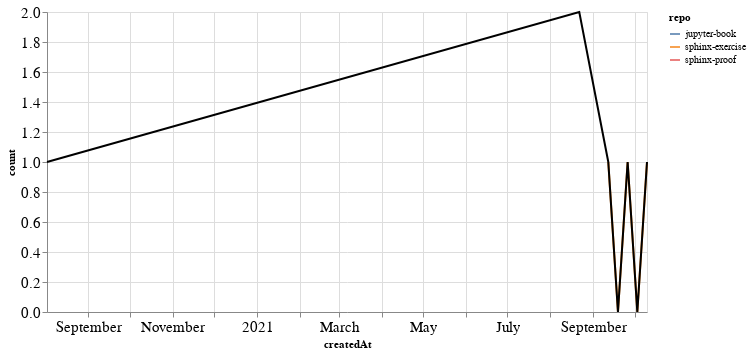

Notebook source saved alongside this figure:
### Markdown cell above
### PRs

### Code cell
prs_time = prs.groupby('repo').resample('W', on='createdAt').count()['author'].reset_index()
prs_time = prs_time.rename(columns={'author': 'count'})
prs_time_total = prs_time.groupby('createdAt').agg({"count": "sum"}).reset_index()

ch1 = alt.Chart(prs_time, width=600).mark_line().encode(
    x='createdAt',
    y='count',
    color='repo',
    tooltip="repo"
)

ch2 = alt.Chart(prs_time_total, width=600).mark_line(color="black").encode(
    x='createdAt',
    y='count',
)

ch1 + ch2

### Figure 1 — Vega-Lite specification as saved in the notebook (floating-point values rounded to 4 significant figures)
{"config": {"axisLeft": {"labelFontSize": 15}, "axisBottom": {"labelFontSize": 15}}, "layer": [{"data": {"name": "data-ac52694a52da050551d4b8e864e12225"}, "mark": "line", "encoding": {"color": {"type": "nominal", "field": "repo"}, "tooltip": {"type": "nominal", "field": "repo"}, "x": {"type": "temporal", "field": "createdAt"}, "y": {"type": "quantitative", "field": "count"}}, "width": 600}, {"data": {"name": "data-4f446ee94a9cdfb7815fa4d84727a151"}, "mark": {"type": "line", "color": "black"}, "encoding": {"x": {"type": "temporal", "field": "createdAt"}, "y": {"type": "quantitative", "field": "count"}}, "width": 600}], "$schema": "https://vega.github.io/schema/vega-lite/v4.8.1.json", "datasets": {"data-ac52694a52da050551d4b8e864e12225": [{"repo": "jupyter-book", "createdAt": "2020-08-02T00:00:00", "count": 1}, {"repo": "sphinx-exercise", "createdAt": "2021-09-12T00:00:00", "count": 1}, {"repo": "sphinx-exercise", "createdAt": "2021-09-19T00:00:00", "count": 0}, {"repo": "sphinx-exercise", "createdAt": "2021-09-26T00:00:00", "count": 1}, {"repo": "sphinx-exercise", "createdAt": "2021-10-03T00:00:00", "count": 0}, {"repo": "sphinx-exercise", "createdAt": "2021-10-10T00:00:00", "count": 1}, {"repo": "sphinx-proof", "createdAt": "2021-08-22T00:00:00", "count": 2}], "data-4f446ee94a9cdfb7815fa4d84727a151": [{"createdAt": "2020-08-02T00:00:00", "count": 1}, {"createdAt": "2021-08-22T00:00:00", "count": 2}, {"createdAt": "2021-09-12T00:00:00", "count": 1}, {"createdAt": "2021-09-19T00:00:00", "count": 0}, {"createdAt": "2021-09-26T00:00:00", "count": 1}, {"createdAt": "2021-10-03T00:00:00", "count": 0}, {"createdAt": "2021-10-10T00:00:00", "count": 1}]}}
